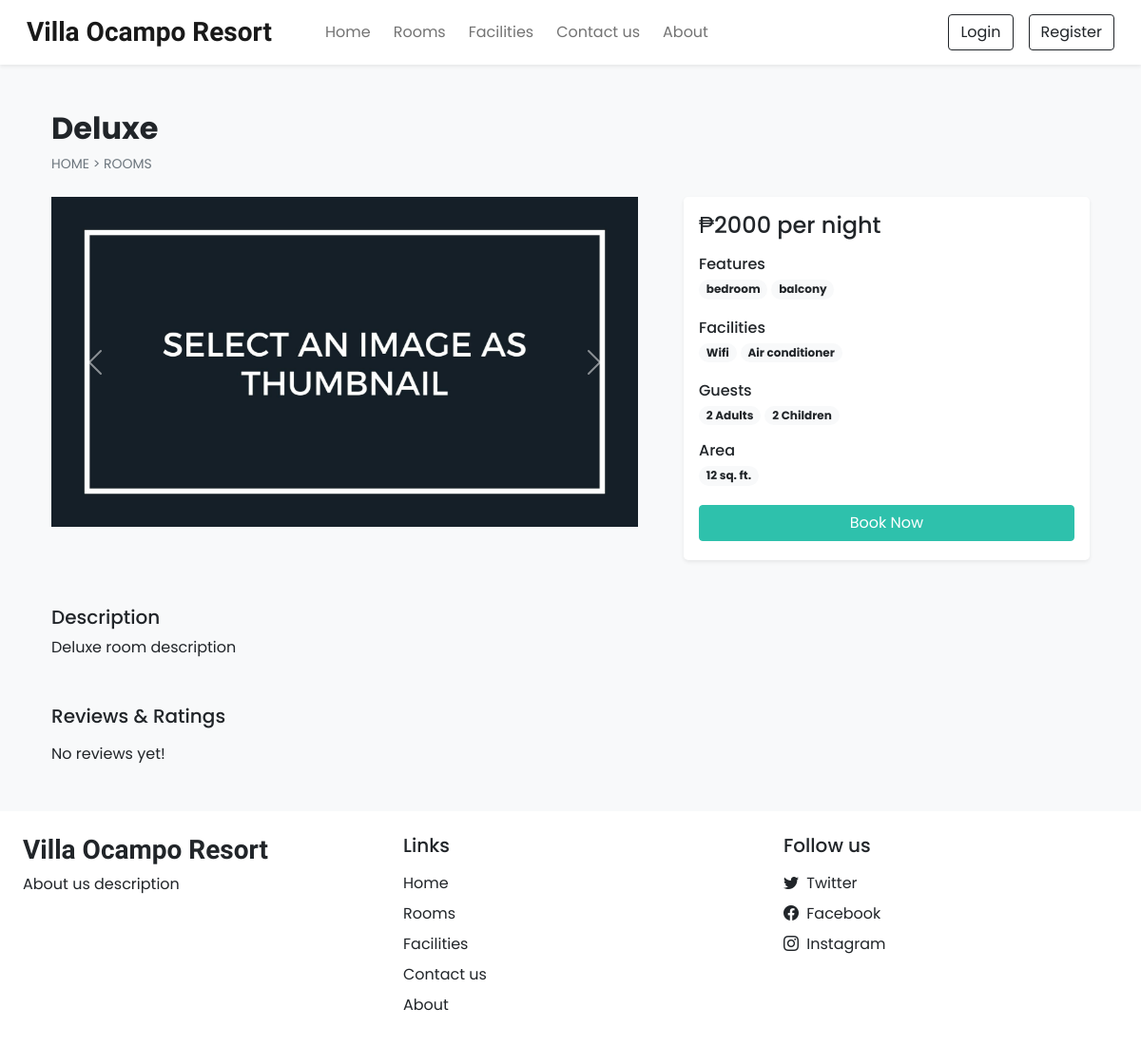
Screenshot of /room_details.php?id=12 with the database file from the repository.
### tables this page shows
CREATE TABLE `settings` (
  `sr_no` int(11) NOT NULL,
  `site_title` varchar(50) NOT NULL,
  `site_about` varchar(250) NOT NULL,
  `shutdown` tinyint(1) NOT NULL
);

CREATE TABLE `rooms` (
  `id` int(11) NOT NULL,
  `name` varchar(150) NOT NULL,
  `area` int(11) NOT NULL,
  `price` int(11) NOT NULL,
  `quantity` int(11) NOT NULL,
  `adult` int(11) NOT NULL,
  `children` int(11) NOT NULL,
  `description` varchar(350) NOT NULL,
  `status` tinyint(4) NOT NULL DEFAULT 1,
  `removed` int(11) NOT NULL DEFAULT 0
);

CREATE TABLE `features` (
  `id` int(11) NOT NULL,
  `name` varchar(50) NOT NULL
);

CREATE TABLE `facilities` (
  `id` int(11) NOT NULL,
  `icon` varchar(100) NOT NULL,
  `name` varchar(50) NOT NULL,
  `description` varchar(250) NOT NULL
);

### admin/inc/db_config.php (called while the page is built, shortened)
<?php
  function select($sql,$values,$datatypes)
  {
    $con = $GLOBALS['con'];
    if($stmt = mysqli_prepare($con,$sql))
    {
      mysqli_stmt_bind_param($stmt,$datatypes,...$values);
      if(mysqli_stmt_execute($stmt)){
        $res = mysqli_stmt_get_result($stmt);
        return $res;
      }
      else{
        mysqli_stmt_close($stmt);
        die("Query cannot be executed - Select");
      }
    }
    else{
      die("Query cannot be prepared - Select");
    }
  }
?>

### room_details.php (the view, shortened to what this page needs)
<!DOCTYPE html>
<html lang="en">
<head>
  <?php require('inc/links.php'); ?>
</head>
<body class="bg-light">
  <?php require('inc/header.php'); ?>
  <?php
    $data = filteration($_GET);
    $room_res = select("SELECT * FROM `rooms` WHERE `id`=? AND `status`=? AND `removed`=?",[$data['id'],1,0],'iii');
    $room_data = mysqli_fetch_assoc($room_res);
  ?>
  <div class="container">
    <div class="row">
      <div class="col-12 my-5 mb-4 px-4">
        <h2 class="fw-bold"><?php echo $room_data['name'] ?></h2>
        <div style="font-size: 14px;">
          <a href="index.php" class="text-secondary text-decoration-none">HOME</a>
          <span class="text-secondary"> > </span>
          <a href="rooms.php" class="text-secondary text-decoration-none">ROOMS</a>
        </div>
      </div>
      <div class="col-lg-7 col-md-12 px-4">
        <div id="roomCarousel" class="carousel slide" data-bs-ride="carousel">
          <div class="carousel-inner">
            <?php
              $room_img = ROOMS_IMG_PATH."thumbnail.jpg";
              $img_q = mysqli_query($con,"SELECT * FROM `room_images`
                WHERE `room_id`='$room_data[id]'");
              if(mysqli_num_rows($img_q)>0)
              {
                $active_class = 'active';
                while($img_res = mysqli_fetch_assoc($img_q))
                {
                  echo"
                    <div class='carousel-item $active_class'>
                      <img src='".ROOMS_IMG_PATH.$img_res['image']."' class='d-block w-100 rounded'>
                    </div>
                  ";
                  $active_class='';
                }
              }
              else{
                echo"<div class='carousel-item active'>
                  <img src='$room_img' class='d-block w-100'>
                </div>";
              }
            ?>
          </div>
          <button class="carousel-control-prev" type="button" data-bs-target="#roomCarousel" data-bs-slide="prev">
            <span class="carousel-control-prev-icon" aria-hidden="true"></span>
          </button>
          <button class="carousel-control-next" type="button" data-bs-target="#roomCarousel" data-bs-slide="next">
            <span class="carousel-control-next-icon" aria-hidden="true"></span>
          </button>
        </div>
      </div>
      <div class="col-lg-5 col-md-12 px-4">
        <div class="card mb-4 border-0 shadow-sm rounded-3">
          <div class="card-body">
            <?php
              echo<<<price
                <h4>₱$room_data[price] per night</h4>
              price;
              $fea_q = mysqli_query($con,"SELECT f.name FROM `features` f
                INNER JOIN `room_features` rfea ON f.id = rfea.features_id
                WHERE rfea.room_id = '$room_data[id]'");
              $features_data = "";
              while($fea_row = mysqli_fetch_assoc($fea_q)){
                $features_data .="<span class='badge rounded-pill bg-light text-dark text-wrap me-1 mb-1'>
                  $fea_row[name]
                </span>";
              }
              echo<<<features
                <div class="mb-3">
                  <h6 class="mb-1">Features</h6>
                  $features_data
                </div>
              features;
              $fac_q = mysqli_query($con,"SELECT f.name FROM `facilities` f
                INNER JOIN `room_facilities` rfac ON f.id = rfac.facilities_id
                WHERE rfac.room_id = '$room_data[id]'");
              $facilities_data = "";
              while($fac_row = mysqli_fetch_assoc($fac_q)){
                $facilities_data .="<span class='badge rounded-pill bg-light text-dark text-wrap me-1 mb-1'>
                  $fac_row[name]
                </span>";
              }
              echo<<<facilities
                <div class="mb-3">
                  <h6 class="mb-1">Facilities</h6>
                  $facilities_data
                </div>
              facilities;
              echo<<<guests
                <div class="mb-3">
                  <h6 class="mb-1">Guests</h6>
                  <span class="badge rounded-pill bg-light text-dark text-wrap">
                    $room_data[adult] Adults
                  </span>
                  <span class="badge rounded-pill bg-light text-dark text-wrap">
                    $room_data[children] Children
                  </span>
                </div>
              guests;
              echo<<<area
                <div class="mb-3">
                  <h6 class="mb-1">Area</h6>
                  <span class='badge rounded-pill bg-light text-dark text-wrap me-1 mb-1'>
                    $room_data[area] sq. ft.
                  </span>
                </div>
              area;
              if(!$settings_r['shutdown']){
                $login=0;
                echo<<<book
                  <button onclick='checkLoginToBook($login,$room_data[id])' class="btn w-100 text-white custom-bg shadow-none mb-1">Book Now</button>
                book;
              }
            ?>
          </div>
        </div>
      </div>
      <div class="col-12 mt-4 px-4">
        <div class="mb-5">
          <h5>Description</h5>
          <p>
            <?php echo $room_data['description'] ?>
          </p>
        </div>
        <div>
          <h5 class="mb-3">Reviews & Ratings</h5>
          <?php
            $review_q = "SELECT rr.*,uc.name AS uname, uc.profile, r.name AS rname FROM `rating_review` rr
              INNER JOIN `user_cred` uc ON rr.user_id = uc.id
              INNER JOIN `rooms` r ON rr.room_id = r.id
              WHERE rr.room_id = '$room_data[id]'
              ORDER BY `sr_no` DESC LIMIT 15";
            $review_res = mysqli_query($con,$review_q);
            if(mysqli_num_rows($review_res)==0){
              echo 'No reviews yet!';
            }
          ?>
        </div>
      </div>
    </div>
  </div>
  <?php require('inc/footer.php'); ?>
</body>
</html>

### inc/links.php (shortened to what this page needs)
<link href="https://cdn.jsdelivr.net/npm/bootstrap@5.0.2/dist/css/bootstrap.min.css" rel="stylesheet">
<link rel="stylesheet" href="https://cdn.jsdelivr.net/npm/bootstrap-icons@1.9.1/font/bootstrap-icons.css">
<link rel="stylesheet" href="css/common.css">
<?php
  require('admin/inc/db_config.php');
  $contact_q = "SELECT * FROM `contact_details` WHERE `sr_no`=?";
  $settings_q = "SELECT * FROM `settings` WHERE `sr_no`=?";
  $values = [1];
  $contact_r = mysqli_fetch_assoc(select($contact_q,$values,'i'));
  $settings_r = mysqli_fetch_assoc(select($settings_q,$values,'i'));
?>

### inc/header.php (shortened to what this page needs)
<nav id="nav-bar" class="navbar navbar-expand-lg navbar-light bg-white px-lg-3 py-lg-2 shadow-sm sticky-top">
  <div class="container-fluid">
    <a class="navbar-brand me-5 fw-bold fs-3 h-font" href="index.php"><?php echo $settings_r['site_title'] ?></a>
    <div class="collapse navbar-collapse" id="navbarSupportedContent">
      <ul class="navbar-nav me-auto mb-2 mb-lg-0">
        <li class="nav-item">
          <a class="nav-link me-2" href="index.php">Home</a>
        </li>
        <li class="nav-item">
          <a class="nav-link me-2" href="rooms.php">Rooms</a>
        </li>
        <li class="nav-item">
          <a class="nav-link me-2" href="facilities.php">Facilities</a>
        </li>
        <li class="nav-item">
          <a class="nav-link me-2" href="contact.php">Contact us</a>
        </li>
        <li class="nav-item">
          <a class="nav-link" href="about.php">About</a>
        </li>
      </ul>
      <div class="d-flex">
        <?php
          if(isset($_SESSION['login']) && $_SESSION['login']==true)
          {
            $path = USERS_IMG_PATH;
            echo<<<data
              <div class="btn-group">
                <button type="button" class="btn btn-outline-dark shadow-none dropdown-toggle" data-bs-toggle="dropdown" data-bs-display="static" aria-expanded="false">
                  <img src="$path$_SESSION[uPic]" style="width: 25px; height: 25px;" class="me-1 rounded-circle">
                  $_SESSION[uName]
                </button>
                <ul class="dropdown-menu dropdown-menu-lg-end">
                  <li><a class="dropdown-item" href="profile.php">Profile</a></li>
                  <li><a class="dropdown-item" href="bookings.php">Bookings</a></li>
                  <li><a class="dropdown-item" href="logout.php">Logout</a></li>
                </ul>
              </div>
            data;
          }
          else
          {
            echo<<<data
              <button type="button" class="btn btn-outline-dark shadow-none me-lg-3 me-2" data-bs-toggle="modal" data-bs-target="#loginModal">
                Login
              </button>
              <button type="button" class="btn btn-outline-dark shadow-none" data-bs-toggle="modal" data-bs-target="#registerModal">
                Register
              </button>
            data;
          }
        ?>
      </div>
    </div>
  </div>
</nav>

### inc/footer.php (shortened to what this page needs)
<div class="container-fluid bg-white mt-5">
  <div class="row">
    <div class="col-lg-4 p-4">
      <h3 class="h-font fw-bold fs-3 mb-2"><?php echo $settings_r['site_title'] ?></h3>
      <p>
        <?php echo $settings_r['site_about'] ?>
      </p>
    </div>
    <div class="col-lg-4 p-4">
      <h5 class="mb-3">Links</h5>
      <a href="index.php" class="d-inline-block mb-2 text-dark text-decoration-none">Home</a> <br>
      <a href="rooms.php" class="d-inline-block mb-2 text-dark text-decoration-none">Rooms</a> <br>
      <a href="facilities.php" class="d-inline-block mb-2 text-dark text-decoration-none">Facilities</a> <br>
      <a href="contact.php" class="d-inline-block mb-2 text-dark text-decoration-none">Contact us</a> <br>
      <a href="about.php" class="d-inline-block mb-2 text-dark text-decoration-none">About</a>
    </div>
    <div class="col-lg-4 p-4">
        <h5 class="mb-3">Follow us</h5>
        <?php
          if($contact_r['tw']!=''){
            echo<<<data
              <a href="$contact_r[tw]" class="d-inline-block text-dark text-decoration-none mb-2">
                <i class="bi bi-twitter me-1"></i> Twitter
              </a><br>
            data;
          }
        ?>
        <a href="<?php echo $contact_r['fb'] ?>" class="d-inline-block text-dark text-decoration-none mb-2">
          <i class="bi bi-facebook me-1"></i> Facebook
        </a><br>
        <a href="<?php echo $contact_r['insta'] ?>" class="d-inline-block text-dark text-decoration-none">
          <i class="bi bi-instagram me-1"></i> Instagram
        </a><br>
    </div>
  </div>
</div>

### css/common.css (style rules this page uses)
:root { --teal: #2ec1ac; --teal_hover: #279e8c; }
* { font-family: 'Poppins', sans-serif; }
.h-font { font-family: 'Merienda', cursive; }
.custom-bg { background-color: var(--teal); border: 1px solid var(--teal); }

### rows the page displays
settings: site_title "Villa Ocampo Resort", site_about "About us description"
rooms: name "Deluxe", price "2000", adult "2", children "2", area "12", description "Deluxe room description"
features: name "bedroom"
features: name "balcony"
facilities: name "Wifi"
facilities: name "Air conditioner"
